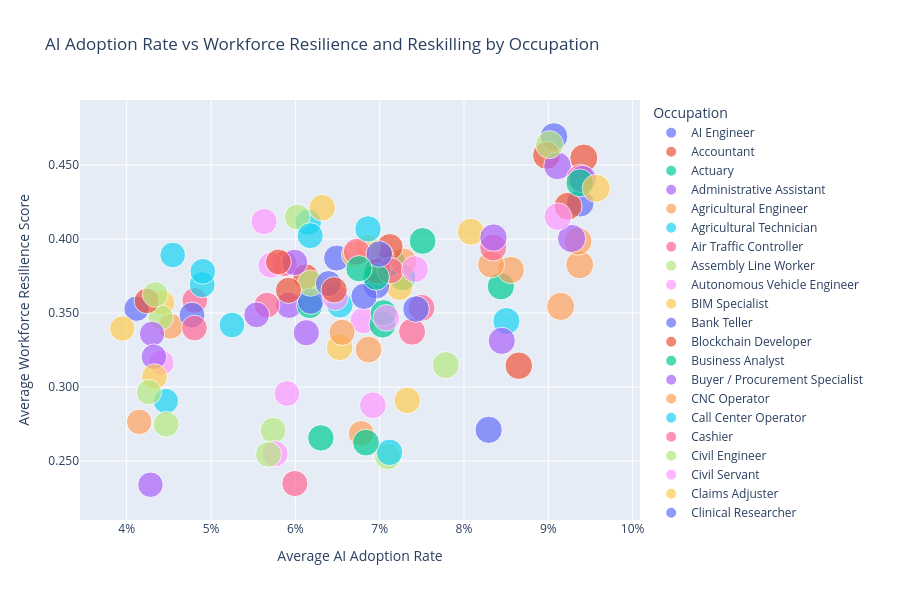

The notebook cell saved with this chart:
### Code cell
fig = px.scatter(
    occupation_resilience,
    x="ai_adoption_rate",
    y="workforce_resilience_score",
    color="occupation",
    size="reskilling_rate",
    hover_name="occupation",
    title="AI Adoption Rate vs Workforce Resilience and Reskilling by Occupation",
    labels={
        "ai_adoption_rate": "Average AI Adoption Rate",
        "workforce_resilience_score": "Average Workforce Resilience Score",
        "occupation": "Occupation"
    }
)

fig.update_layout(
    height=600,
    xaxis_tickformat=".0%",
    yaxis_tickformat=".3f"
)

fig.show()
